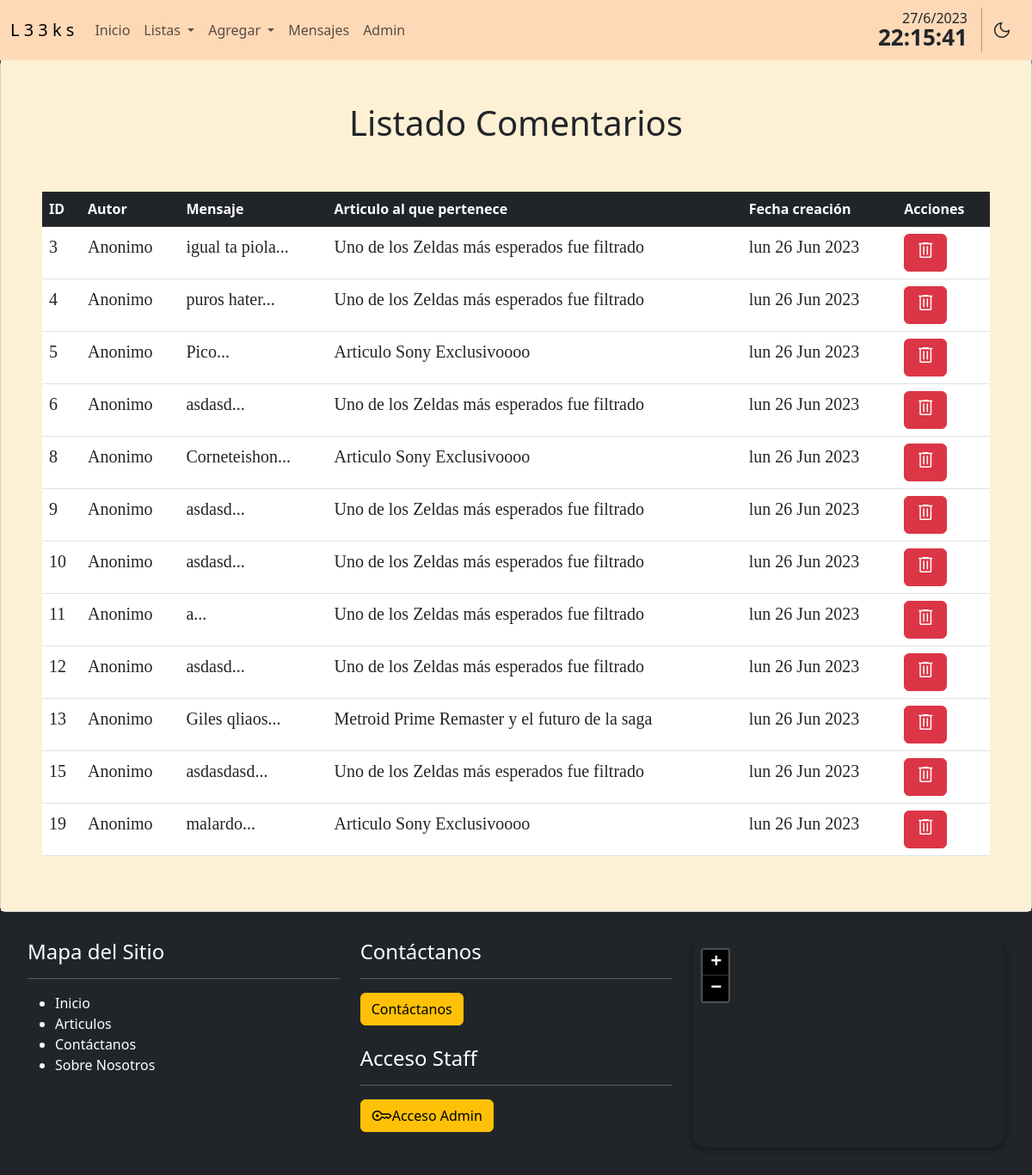
The app's page /crud/comentarios/ with its own data.
### crud/models.py (models this page shows)
class Comentario(models.Model):
    autor = models.CharField(max_length=100,default='Anonimo')
    mensaje = models.CharField(max_length=100)
    id_articulo = models.ForeignKey(Articulo, on_delete=models.CASCADE)
    creacion = models.DateTimeField(verbose_name='Fecha Registro', auto_now_add=True)

class Articulo(models.Model):
    titulo = models.CharField(max_length=255)
    autor = models.CharField(max_length=255,default='Anonimo')
    html_body = models.CharField(max_length=4096)
    headerImage = models.ImageField(verbose_name='ImagenHeader',upload_to='articles',null=True,blank=True)
    articleImage = models.ImageField(verbose_name='ImagenArticulo',upload_to='articles',null=True,blank=True)
    id_compania = models.ForeignKey(Compania, on_delete=models.CASCADE)
    creacion = models.DateTimeField(verbose_name='Fecha Registro', auto_now_add=True)
    actualizacion = models.DateTimeField(verbose_name='Fecha Actualización', auto_now=True)
    def __str__(self):
        return str(self.titulo)

### crud/views.py (the view)
# urls.py: path('comentarios/',listado_comentarios, name="lista-comentarios"),
def listado_comentarios(request):
    context = {'comentario':Comentario.objects.all()}
    return render(request,'crud/comentarios.html',context)

### crud/templates/crud/comentarios.html (shortened to what this page needs)
{% extends 'crud/base.html' %}
{% load static %}
{% block first_content %}
<section>
<div class="container principal ">
    <div class="card px-5 ">
        <div class="card-body fondo p-5">
    <h1 class="p-5 text-center">Listado Comentarios</h1>
        <div class="table-responsive">
            <table class="table table-hover">
                <thead class="table-dark">
                    <tr>
                        <th>ID</th>
                        <th>Autor</th>
                        <th>Mensaje</th>
                        <th>Articulo al que pertenece</th>
                        <th>Fecha creación</th>
                        <th>Acciones</th>
                    </tr>
                </thead>
                <tbody>
                    {% for c in comentario %}
                    <tr>
                        <td class="articulo-index texto-fila ">{{c.id}}</td>
                        <td class="articulo-index texto-fila">{{c.autor}}</td>
                        <td class="articulo-index texto-fila">
                            {{c.mensaje|slice:":15" }}...
                        </td>
                        <td class="articulo-index texto-fila">
                            {{c.id_articulo}}
                        </td>
                        <td class="articulo-index texto-fila">{{c.creacion|date:"D d M Y"}}</td>
                        <td>
                            <a class="btn btn-danger modal-borrar" data-bs-toggle="modal" data-bs-target="#staticBackdrop" data-href="{% url 'eliminar-comentario' idComentario=c.id %}">
                                <span class="material-symbols-outlined">
                                </span>
                            </a>
                        </td>
                    </tr>
                    {% endfor %}
                </tbody>
            </table>
        </div>
    </div>
    </div>
</div>
</section>
{% endblock %}

### crud/static/crud/css/custom.css (style rules this page uses)
body { background: url('../img/new-york-city-night-background.jpg') no-repeat center center fixed; -webkit-background-size: cover; -moz-background-size: cover; background-size: cover; -o-background-size: cover; }
.material-symbols-outlined { font-variation-settings: 'FILL' 0, 'wght' 400, 'GRAD' 0, 'opsz' 48 }
.articulo-index { font-size: 20px; font-family: 'Times New Roman', Times, serif; }
.fondo { background-color: #fdf0d5; width: calc(100% + 6rem); margin-left: -3rem; margin-top: -3rem; }
.principal { max-width: initial !important; margin: 0 !important; padding: 0 !important; }

### records on screen
Comentario: id "3", autor "Anonimo", mensaje "igual ta piola", id_articulo "Uno de los Zeldas más esperados fue filtrado", creacion "lun 26 Jun 2023"
Comentario: id "4", autor "Anonimo", mensaje "puros hater", id_articulo "Uno de los Zeldas más esperados fue filtrado", creacion "lun 26 Jun 2023"
Comentario: id "5", autor "Anonimo", mensaje "Pico", id_articulo "Articulo Sony Exclusivoooo", creacion "lun 26 Jun 2023"
Comentario: id "6", autor "Anonimo", mensaje "asdasd", id_articulo "Uno de los Zeldas más esperados fue filtrado", creacion "lun 26 Jun 2023"
Comentario: id "8", autor "Anonimo", mensaje "Corneteishon", id_articulo "Articulo Sony Exclusivoooo", creacion "lun 26 Jun 2023"
Comentario: id "9", autor "Anonimo", mensaje "asdasd", id_articulo "Uno de los Zeldas más esperados fue filtrado", creacion "lun 26 Jun 2023"
Comentario: id "10", autor "Anonimo", mensaje "asdasd", id_articulo "Uno de los Zeldas más esperados fue filtrado", creacion "lun 26 Jun 2023"
Comentario: id "11", autor "Anonimo", mensaje "a", id_articulo "Uno de los Zeldas más esperados fue filtrado", creacion "lun 26 Jun 2023"
Comentario: id "12", autor "Anonimo", mensaje "asdasd", id_articulo "Uno de los Zeldas más esperados fue filtrado", creacion "lun 26 Jun 2023"
Comentario: id "13", autor "Anonimo", mensaje "Giles qliaos", id_articulo "Metroid Prime Remaster y el futuro de la saga", creacion "lun 26 Jun 2023"
Comentario: id "15", autor "Anonimo", mensaje "asdasdasd", id_articulo "Uno de los Zeldas más esperados fue filtrado", creacion "lun 26 Jun 2023"
Comentario: id "19", autor "Anonimo", mensaje "malardo", id_articulo "Articulo Sony Exclusivoooo", creacion "lun 26 Jun 2023"
